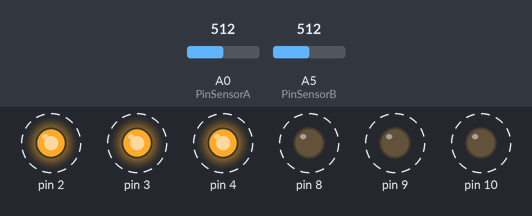
Recording of a sketch running on a simulated Arduino Uno, built with avr-gcc and run on an emulated ATmega328P. Shown: output pins drawn as LEDs (lit = HIGH). Dashed ring = blinking. The test bench sets the inputs (shaded band); at power-on: A0 (PinSensorA) = 512, A5 (PinSensorB) = 512.

Above: at 4.6 s.
4.7 s: A0 (PinSensorA) set to 161
7.9 s: A0 (PinSensorA) set to 153
At 8.53 s:
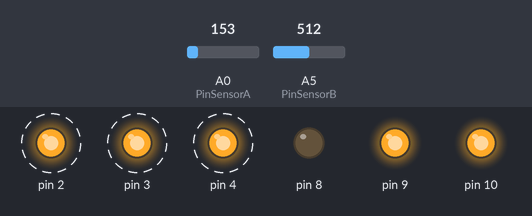
11.1 s: A5 (PinSensorB) set to 168
14.3 s: A5 (PinSensorB) set to 153
At 15.2 s:
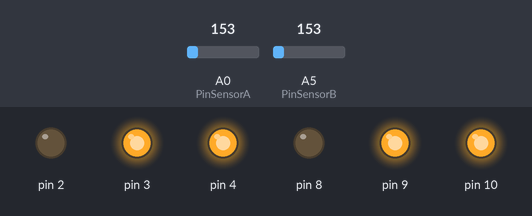
15.8 s: A0 (PinSensorA) set to 122
At 16.6 s:
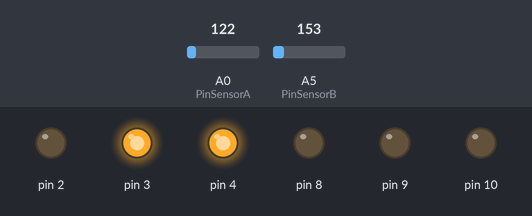
17.3 s: A0 (PinSensorA) set to 306
At 17.49 s:
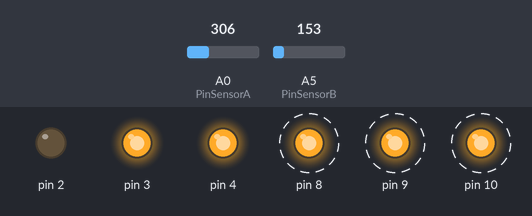
Timing chart, 0 to 21.5 s (numbered marks = the images above; inputs shaded):
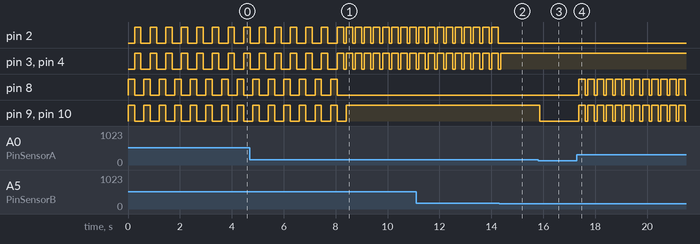

Measured:
- the behaviour switches between 154 and 153 on A0 (PinSensorA) (found by bisection; images 0 and 1)
- the behaviour switches between 154 and 153 on A5 (PinSensorB) (found by bisection; images 1 and 2)
- after the input at 7.9 s, pin 2–4: alternates HIGH for 0.25 s and LOW for 0.10 s, starting after 0.51 s; pin 8: goes on until 8.1 s, then stays LOW; pin 9, pin 10: goes on until 8.4 s, then stays HIGH
- after the input at 14.3 s, pin 2: stops changing and stays LOW; pin 3, pin 4: goes on until 14.4 s, then stays HIGH
- after the input at 15.8 s, pin 9, pin 10: HIGH → LOW after 0.07 s
- after the input at 17.3 s, pin 8–10: alternates HIGH for 0.25 s and LOW for 0.10 s, starting after 0.07 s
- by itself, pin 2–4, pin 8–10: alternates HIGH for 0.25 s and LOW for 0.35 s

The sketch:

P3_HeatRace.ino
```cpp
const int PinSensorA = A0;
const int PinSensorB = A5;
const float Temp = 20.0;

void setup(){
  Serial.begin(9600);
  for(int Pinn = 2;Pinn < 5;Pinn++){
    pinMode(Pinn,OUTPUT);
    digitalWrite(Pinn,LOW);
  }for(int Pinn = 8;Pinn < 11;Pinn++){
    pinMode(Pinn,OUTPUT);
    digitalWrite(Pinn,LOW);
  }
}
void loop(){
  int SensorA = analogRead(PinSensorA);
  int SensorB = analogRead(PinSensorB);

  float TensioA = (SensorA/1024.0)*5.0;
  float TensioB = (SensorB/1024.0)*5.0;

  float TA = (TensioA - 0.5)*100;
  float TB = (TensioB - 0.5)*100;

  if(TA < Temp){
    digitalWrite(10,LOW);
    digitalWrite(9,LOW);
    digitalWrite(8,LOW);
  }if(TB < Temp){
    digitalWrite(4,LOW);
    digitalWrite(3,LOW);
    digitalWrite(2,LOW);
  }

  if(TA > Temp+1 && TA < Temp+2){
    digitalWrite(10,HIGH);
    digitalWrite(9,LOW);
    digitalWrite(8,LOW);
  }if(TB > Temp+1 && TB < Temp+2){
    digitalWrite(4,HIGH);
    digitalWrite(3,LOW);
    digitalWrite(2,LOW);
  }

  if(TA > Temp+3 && TA < Temp+5){
    digitalWrite(10,HIGH);
    digitalWrite(9,HIGH);
    digitalWrite(8,LOW);
  }if(TB > Temp+3 && TB < Temp+5){
    digitalWrite(4,HIGH);
    digitalWrite(3,HIGH);
    digitalWrite(2,LOW);
  }

  if(TA > Temp+5){
    digitalWrite(10,HIGH);
    digitalWrite(9,HIGH);
    digitalWrite(8,HIGH);
    delay(250);
    digitalWrite(10,LOW);
    digitalWrite(9,LOW);
    digitalWrite(8,LOW);
  }if(TB > Temp+5){
    digitalWrite(4,HIGH);
    digitalWrite(3,HIGH);
    digitalWrite(2,HIGH);
    delay(250);
    digitalWrite(4,LOW);
    digitalWrite(3,LOW);
    digitalWrite(2,LOW);
  }
  delay(100);
}
```
